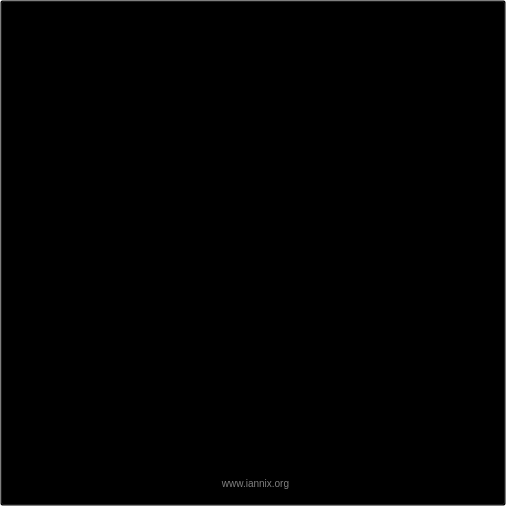
<?xml version="1.0" encoding="UTF-8"?>
<ui version="4.0">
 <class>UiSplash</class>
 <widget class="QWidget" name="UiSplash">
  <property name="geometry">
   <rect>
    <x>0</x>
    <y>0</y>
    <width>506</width>
    <height>506</height>
   </rect>
  </property>
  <property name="minimumSize">
   <size>
    <width>506</width>
    <height>506</height>
   </size>
  </property>
  <property name="maximumSize">
   <size>
    <width>506</width>
    <height>506</height>
   </size>
  </property>
  <property name="windowTitle">
   <string>IanniX</string>
  </property>
  <property name="styleSheet">
   <string notr="true">background: 	transparent;
font: 				14px &quot;Museo Sans&quot;, &quot;Arial&quot;;
color: 				rgba(255,255,255,128);</string>
  </property>
  <widget class="QPushButton" name="logo">
   <property name="geometry">
    <rect>
     <x>0</x>
     <y>0</y>
     <width>506</width>
     <height>506</height>
    </rect>
   </property>
   <property name="minimumSize">
    <size>
     <width>506</width>
     <height>506</height>
    </size>
   </property>
   <property name="maximumSize">
    <size>
     <width>506</width>
     <height>506</height>
    </size>
   </property>
   <property name="text">
    <string/>
   </property>
   <property name="icon">
    <iconset resource="../icons/IanniX.qrc">
     <normaloff>:/general/res_splash2.png</normaloff>:/general/res_splash2.png</iconset>
   </property>
   <property name="iconSize">
    <size>
     <width>506</width>
     <height>506</height>
    </size>
   </property>
  </widget>
  <widget class="QLabel" name="version">
   <property name="geometry">
    <rect>
     <x>150</x>
     <y>430</y>
     <width>216</width>
     <height>31</height>
    </rect>
   </property>
   <property name="text">
    <string/>
   </property>
   <property name="alignment">
    <set>Qt::AlignCenter</set>
   </property>
  </widget>
  <widget class="QLabel" name="web">
   <property name="geometry">
    <rect>
     <x>195</x>
     <y>475</y>
     <width>121</width>
     <height>16</height>
    </rect>
   </property>
   <property name="styleSheet">
    <string notr="true">font: 10px;</string>
   </property>
   <property name="text">
    <string notr="true">www.iannix.org</string>
   </property>
   <property name="alignment">
    <set>Qt::AlignCenter</set>
   </property>
  </widget>
 </widget>
 <resources>
  <include location="../icons/IanniX.qrc"/>
 </resources>
 <connections>
  <connection>
   <sender>logo</sender>
   <signal>released()</signal>
   <receiver>UiSplash</receiver>
   <slot>hide()</slot>
   <hints>
    <hint type="sourcelabel">
     <x>220</x>
     <y>227</y>
    </hint>
    <hint type="destinationlabel">
     <x>164</x>
     <y>-98</y>
    </hint>
   </hints>
  </connection>
 </connections>
</ui>
